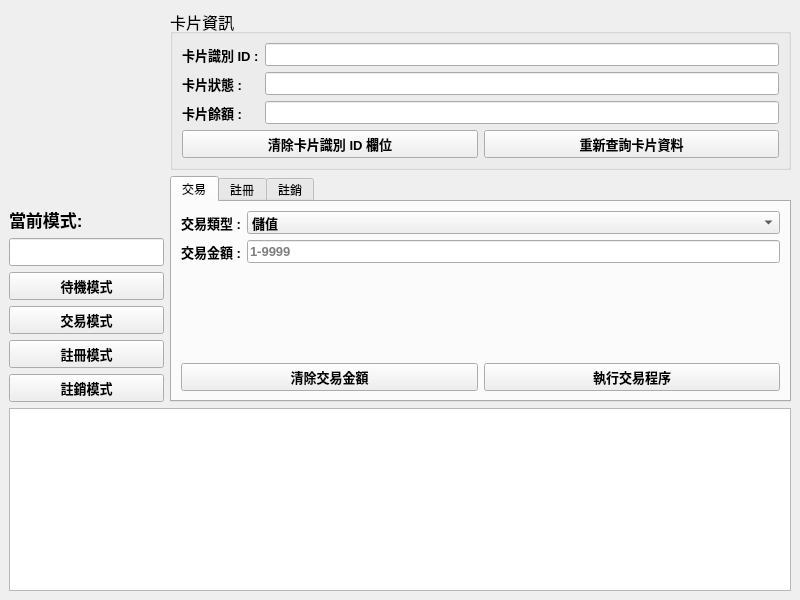
<?xml version="1.0" encoding="UTF-8"?>
<ui version="4.0">
 <class>MainWindow</class>
 <widget class="QMainWindow" name="MainWindow">
  <property name="geometry">
   <rect>
    <x>0</x>
    <y>0</y>
    <width>800</width>
    <height>600</height>
   </rect>
  </property>
  <property name="minimumSize">
   <size>
    <width>800</width>
    <height>600</height>
   </size>
  </property>
  <property name="windowTitle">
   <string>RFID E-Payment</string>
  </property>
  <widget class="QWidget" name="centralwidget">
   <layout class="QVBoxLayout" name="verticalLayout_2">
    <item>
     <layout class="QVBoxLayout" name="verticalLayout" stretch="5,3">
      <item>
       <layout class="QHBoxLayout" name="horizontalLayout_2" stretch="1,4">
        <item>
         <layout class="QVBoxLayout" name="verticalLayout_4" stretch="1,5">
          <item>
           <layout class="QVBoxLayout" name="verticalLayout_6" stretch="1,1">
            <item>
             <widget class="QLabel" name="label">
              <property name="font">
               <font>
                <pointsize>13</pointsize>
                <weight>75</weight>
                <bold>true</bold>
               </font>
              </property>
              <property name="layoutDirection">
               <enum>Qt::LeftToRight</enum>
              </property>
              <property name="autoFillBackground">
               <bool>true</bool>
              </property>
              <property name="frameShape">
               <enum>QFrame::NoFrame</enum>
              </property>
              <property name="text">
               <string>當前模式:</string>
              </property>
              <property name="scaledContents">
               <bool>false</bool>
              </property>
              <property name="alignment">
               <set>Qt::AlignBottom|Qt::AlignLeading|Qt::AlignLeft</set>
              </property>
              <property name="margin">
               <number>0</number>
              </property>
             </widget>
            </item>
            <item>
             <widget class="QLineEdit" name="curModeLineEdit">
              <property name="font">
               <font>
                <pointsize>13</pointsize>
                <weight>75</weight>
                <bold>true</bold>
               </font>
              </property>
              <property name="readOnly">
               <bool>true</bool>
              </property>
             </widget>
            </item>
           </layout>
          </item>
          <item>
           <layout class="QVBoxLayout" name="verticalLayout_5" stretch="1,0,0,1">
            <item>
             <widget class="QPushButton" name="stdModeBtn">
              <property name="font">
               <font>
                <pointsize>10</pointsize>
                <weight>75</weight>
                <bold>true</bold>
               </font>
              </property>
              <property name="text">
               <string>待機模式</string>
              </property>
             </widget>
            </item>
            <item>
             <widget class="QPushButton" name="trnModeBtn">
              <property name="font">
               <font>
                <pointsize>10</pointsize>
                <weight>75</weight>
                <bold>true</bold>
               </font>
              </property>
              <property name="text">
               <string>交易模式</string>
              </property>
             </widget>
            </item>
            <item>
             <widget class="QPushButton" name="regModeBtn">
              <property name="font">
               <font>
                <pointsize>10</pointsize>
                <weight>75</weight>
                <bold>true</bold>
               </font>
              </property>
              <property name="text">
               <string>註冊模式</string>
              </property>
             </widget>
            </item>
            <item>
             <widget class="QPushButton" name="cnlModeBtn">
              <property name="font">
               <font>
                <pointsize>10</pointsize>
                <weight>75</weight>
                <bold>true</bold>
               </font>
              </property>
              <property name="text">
               <string>註銷模式</string>
              </property>
             </widget>
            </item>
           </layout>
          </item>
         </layout>
        </item>
        <item>
         <layout class="QVBoxLayout" name="verticalLayout_3" stretch="1,2">
          <item>
           <widget class="QGroupBox" name="groupBox">
            <property name="font">
             <font>
              <pointsize>12</pointsize>
              <weight>50</weight>
              <bold>false</bold>
             </font>
            </property>
            <property name="title">
             <string>卡片資訊</string>
            </property>
            <property name="flat">
             <bool>false</bool>
            </property>
            <layout class="QVBoxLayout" name="verticalLayout_8">
             <item>
              <layout class="QFormLayout" name="formLayout">
               <item row="0" column="0">
                <widget class="QLabel" name="label_2">
                 <property name="font">
                  <font>
                   <pointsize>10</pointsize>
                   <weight>75</weight>
                   <bold>true</bold>
                  </font>
                 </property>
                 <property name="text">
                  <string>卡片識別 ID :</string>
                 </property>
                </widget>
               </item>
               <item row="0" column="1">
                <widget class="QLineEdit" name="readRidLineEdit">
                 <property name="font">
                  <font>
                   <pointsize>10</pointsize>
                   <weight>75</weight>
                   <bold>true</bold>
                  </font>
                 </property>
                </widget>
               </item>
               <item row="1" column="0">
                <widget class="QLabel" name="label_3">
                 <property name="font">
                  <font>
                   <pointsize>10</pointsize>
                   <weight>75</weight>
                   <bold>true</bold>
                  </font>
                 </property>
                 <property name="text">
                  <string>卡片狀態 :</string>
                 </property>
                </widget>
               </item>
               <item row="1" column="1">
                <widget class="QLineEdit" name="readEnableLineEdit">
                 <property name="font">
                  <font>
                   <pointsize>10</pointsize>
                   <weight>75</weight>
                   <bold>true</bold>
                  </font>
                 </property>
                 <property name="readOnly">
                  <bool>true</bool>
                 </property>
                </widget>
               </item>
               <item row="2" column="0">
                <widget class="QLabel" name="label_4">
                 <property name="font">
                  <font>
                   <pointsize>10</pointsize>
                   <weight>75</weight>
                   <bold>true</bold>
                  </font>
                 </property>
                 <property name="text">
                  <string>卡片餘額 :</string>
                 </property>
                </widget>
               </item>
               <item row="2" column="1">
                <widget class="QLineEdit" name="readBalanceLineEdit">
                 <property name="font">
                  <font>
                   <pointsize>10</pointsize>
                   <weight>75</weight>
                   <bold>true</bold>
                  </font>
                 </property>
                 <property name="readOnly">
                  <bool>true</bool>
                 </property>
                </widget>
               </item>
              </layout>
             </item>
             <item>
              <layout class="QHBoxLayout" name="horizontalLayout_3">
               <item>
                <widget class="QPushButton" name="clearReadRidBtn">
                 <property name="font">
                  <font>
                   <pointsize>10</pointsize>
                   <weight>75</weight>
                   <bold>true</bold>
                  </font>
                 </property>
                 <property name="text">
                  <string>清除卡片識別 ID 欄位</string>
                 </property>
                </widget>
               </item>
               <item>
                <widget class="QPushButton" name="queryCardInfoBtn">
                 <property name="font">
                  <font>
                   <pointsize>10</pointsize>
                   <weight>75</weight>
                   <bold>true</bold>
                  </font>
                 </property>
                 <property name="text">
                  <string>重新查詢卡片資料</string>
                 </property>
                </widget>
               </item>
              </layout>
             </item>
            </layout>
           </widget>
          </item>
          <item>
           <layout class="QVBoxLayout" name="verticalLayout_7">
            <item>
             <widget class="QTabWidget" name="funcTabWidget">
              <property name="tabPosition">
               <enum>QTabWidget::North</enum>
              </property>
              <property name="tabShape">
               <enum>QTabWidget::Rounded</enum>
              </property>
              <property name="currentIndex">
               <number>0</number>
              </property>
              <property name="documentMode">
               <bool>false</bool>
              </property>
              <widget class="QWidget" name="trnTab">
               <attribute name="title">
                <string>交易</string>
               </attribute>
               <layout class="QVBoxLayout" name="verticalLayout_10" stretch="1,1">
                <item>
                 <layout class="QFormLayout" name="formLayout_2">
                  <item row="0" column="0">
                   <widget class="QLabel" name="label_5">
                    <property name="font">
                     <font>
                      <pointsize>10</pointsize>
                      <weight>75</weight>
                      <bold>true</bold>
                     </font>
                    </property>
                    <property name="text">
                     <string>交易類型 :</string>
                    </property>
                   </widget>
                  </item>
                  <item row="0" column="1">
                   <widget class="QComboBox" name="trnFlowComboBox">
                    <property name="font">
                     <font>
                      <pointsize>10</pointsize>
                      <weight>75</weight>
                      <bold>true</bold>
                     </font>
                    </property>
                    <item>
                     <property name="text">
                      <string>儲值</string>
                     </property>
                    </item>
                    <item>
                     <property name="text">
                      <string>扣款</string>
                     </property>
                    </item>
                   </widget>
                  </item>
                  <item row="1" column="0">
                   <widget class="QLabel" name="label_6">
                    <property name="font">
                     <font>
                      <pointsize>10</pointsize>
                      <weight>75</weight>
                      <bold>true</bold>
                     </font>
                    </property>
                    <property name="text">
                     <string>交易金額 :</string>
                    </property>
                   </widget>
                  </item>
                  <item row="1" column="1">
                   <widget class="QLineEdit" name="trnValLineEdit">
                    <property name="font">
                     <font>
                      <pointsize>10</pointsize>
                      <weight>75</weight>
                      <bold>true</bold>
                     </font>
                    </property>
                    <property name="text">
                     <string/>
                    </property>
                    <property name="placeholderText">
                     <string>1-9999</string>
                    </property>
                   </widget>
                  </item>
                 </layout>
                </item>
                <item>
                 <layout class="QHBoxLayout" name="horizontalLayout_4">
                  <item>
                   <widget class="QPushButton" name="clearTrnValBtn">
                    <property name="font">
                     <font>
                      <pointsize>10</pointsize>
                      <weight>75</weight>
                      <bold>true</bold>
                     </font>
                    </property>
                    <property name="text">
                     <string>清除交易金額</string>
                    </property>
                   </widget>
                  </item>
                  <item>
                   <widget class="QPushButton" name="execTrnBtn">
                    <property name="font">
                     <font>
                      <pointsize>10</pointsize>
                      <weight>75</weight>
                      <bold>true</bold>
                     </font>
                    </property>
                    <property name="text">
                     <string>執行交易程序</string>
                    </property>
                   </widget>
                  </item>
                 </layout>
                </item>
               </layout>
              </widget>
              <widget class="QWidget" name="regTab">
               <attribute name="title">
                <string>註冊</string>
               </attribute>
               <layout class="QVBoxLayout" name="verticalLayout_9" stretch="1,1">
                <item>
                 <layout class="QFormLayout" name="formLayout_3">
                  <item row="0" column="0">
                   <widget class="QLabel" name="label_7">
                    <property name="font">
                     <font>
                      <pointsize>10</pointsize>
                      <weight>75</weight>
                      <bold>true</bold>
                     </font>
                    </property>
                    <property name="text">
                     <string>出生年月日 (8位) :</string>
                    </property>
                   </widget>
                  </item>
                  <item row="0" column="1">
                   <widget class="QLineEdit" name="birthLineEdit">
                    <property name="font">
                     <font>
                      <pointsize>10</pointsize>
                      <weight>75</weight>
                      <bold>true</bold>
                     </font>
                    </property>
                    <property name="placeholderText">
                     <string>YYYYMMDD</string>
                    </property>
                   </widget>
                  </item>
                  <item row="1" column="0">
                   <widget class="QLabel" name="label_8">
                    <property name="font">
                     <font>
                      <pointsize>10</pointsize>
                      <weight>75</weight>
                      <bold>true</bold>
                     </font>
                    </property>
                    <property name="text">
                     <string>身分證字號 (10位) :</string>
                    </property>
                   </widget>
                  </item>
                  <item row="1" column="1">
                   <widget class="QLineEdit" name="personIdLineEdit">
                    <property name="font">
                     <font>
                      <pointsize>10</pointsize>
                      <weight>75</weight>
                      <bold>true</bold>
                     </font>
                    </property>
                    <property name="placeholderText">
                     <string>A123456789</string>
                    </property>
                   </widget>
                  </item>
                  <item row="2" column="0">
                   <widget class="QLabel" name="label_9">
                    <property name="font">
                     <font>
                      <pointsize>10</pointsize>
                      <weight>75</weight>
                      <bold>true</bold>
                     </font>
                    </property>
                    <property name="text">
                     <string>手機號碼 (10位) :</string>
                    </property>
                   </widget>
                  </item>
                  <item row="2" column="1">
                   <widget class="QLineEdit" name="phoneNumLineEdit">
                    <property name="font">
                     <font>
                      <pointsize>10</pointsize>
                      <weight>75</weight>
                      <bold>true</bold>
                     </font>
                    </property>
                    <property name="placeholderText">
                     <string>0912345678</string>
                    </property>
                   </widget>
                  </item>
                  <item row="3" column="0">
                   <widget class="QLabel" name="label_10">
                    <property name="font">
                     <font>
                      <pointsize>10</pointsize>
                      <weight>75</weight>
                      <bold>true</bold>
                     </font>
                    </property>
                    <property name="text">
                     <string>卡片識別 ID :</string>
                    </property>
                   </widget>
                  </item>
                  <item row="3" column="1">
                   <widget class="QLineEdit" name="generatedRidLineEdit">
                    <property name="font">
                     <font>
                      <pointsize>10</pointsize>
                      <weight>75</weight>
                      <bold>true</bold>
                     </font>
                    </property>
                    <property name="readOnly">
                     <bool>true</bool>
                    </property>
                   </widget>
                  </item>
                  <item row="4" column="1">
                   <widget class="QPushButton" name="generateRidBtn">
                    <property name="font">
                     <font>
                      <pointsize>10</pointsize>
                      <weight>75</weight>
                      <bold>true</bold>
                     </font>
                    </property>
                    <property name="text">
                     <string>生成卡片識別 ID</string>
                    </property>
                   </widget>
                  </item>
                 </layout>
                </item>
                <item>
                 <layout class="QVBoxLayout" name="verticalLayout_11" stretch="1">
                  <item>
                   <layout class="QHBoxLayout" name="horizontalLayout_5" stretch="1,1">
                    <item>
                     <widget class="QPushButton" name="clearRegInfoBtn">
                      <property name="font">
                       <font>
                        <pointsize>10</pointsize>
                        <weight>75</weight>
                        <bold>true</bold>
                       </font>
                      </property>
                      <property name="text">
                       <string>清除所有欄位</string>
                      </property>
                     </widget>
                    </item>
                    <item>
                     <widget class="QPushButton" name="execRegBtn">
                      <property name="font">
                       <font>
                        <pointsize>10</pointsize>
                        <weight>75</weight>
                        <bold>true</bold>
                       </font>
                      </property>
                      <property name="text">
                       <string>執行註冊程序</string>
                      </property>
                     </widget>
                    </item>
                   </layout>
                  </item>
                 </layout>
                </item>
               </layout>
              </widget>
              <widget class="QWidget" name="cnlTab">
               <attribute name="title">
                <string>註銷</string>
               </attribute>
               <layout class="QVBoxLayout" name="verticalLayout_12">
                <item>
                 <layout class="QVBoxLayout" name="verticalLayout_13" stretch="1,1">
                  <item>
                   <layout class="QHBoxLayout" name="horizontalLayout_6" stretch="1,1">
                    <item>
                     <widget class="QPushButton" name="setEnableFalseBtn">
                      <property name="font">
                       <font>
                        <pointsize>10</pointsize>
                        <weight>75</weight>
                        <bold>true</bold>
                       </font>
                      </property>
                      <property name="text">
                       <string>設置卡片為禁用</string>
                      </property>
                     </widget>
                    </item>
                    <item>
                     <widget class="QPushButton" name="setEnableTrueBtn">
                      <property name="font">
                       <font>
                        <pointsize>10</pointsize>
                        <weight>75</weight>
                        <bold>true</bold>
                       </font>
                      </property>
                      <property name="text">
                       <string>設置卡片為啟用</string>
                      </property>
                     </widget>
                    </item>
                   </layout>
                  </item>
                  <item>
                   <layout class="QHBoxLayout" name="horizontalLayout_7">
                    <item>
                     <widget class="QPushButton" name="execCnlBtn">
                      <property name="font">
                       <font>
                        <pointsize>10</pointsize>
                        <weight>75</weight>
                        <bold>true</bold>
                       </font>
                      </property>
                      <property name="text">
                       <string>執行註銷程序</string>
                      </property>
                     </widget>
                    </item>
                   </layout>
                  </item>
                 </layout>
                </item>
               </layout>
              </widget>
             </widget>
            </item>
           </layout>
          </item>
         </layout>
        </item>
       </layout>
      </item>
      <item>
       <layout class="QHBoxLayout" name="horizontalLayout">
        <item>
         <widget class="QPlainTextEdit" name="monitorTextEdit"/>
        </item>
       </layout>
      </item>
     </layout>
    </item>
   </layout>
  </widget>
 </widget>
 <resources/>
 <connections/>
</ui>
